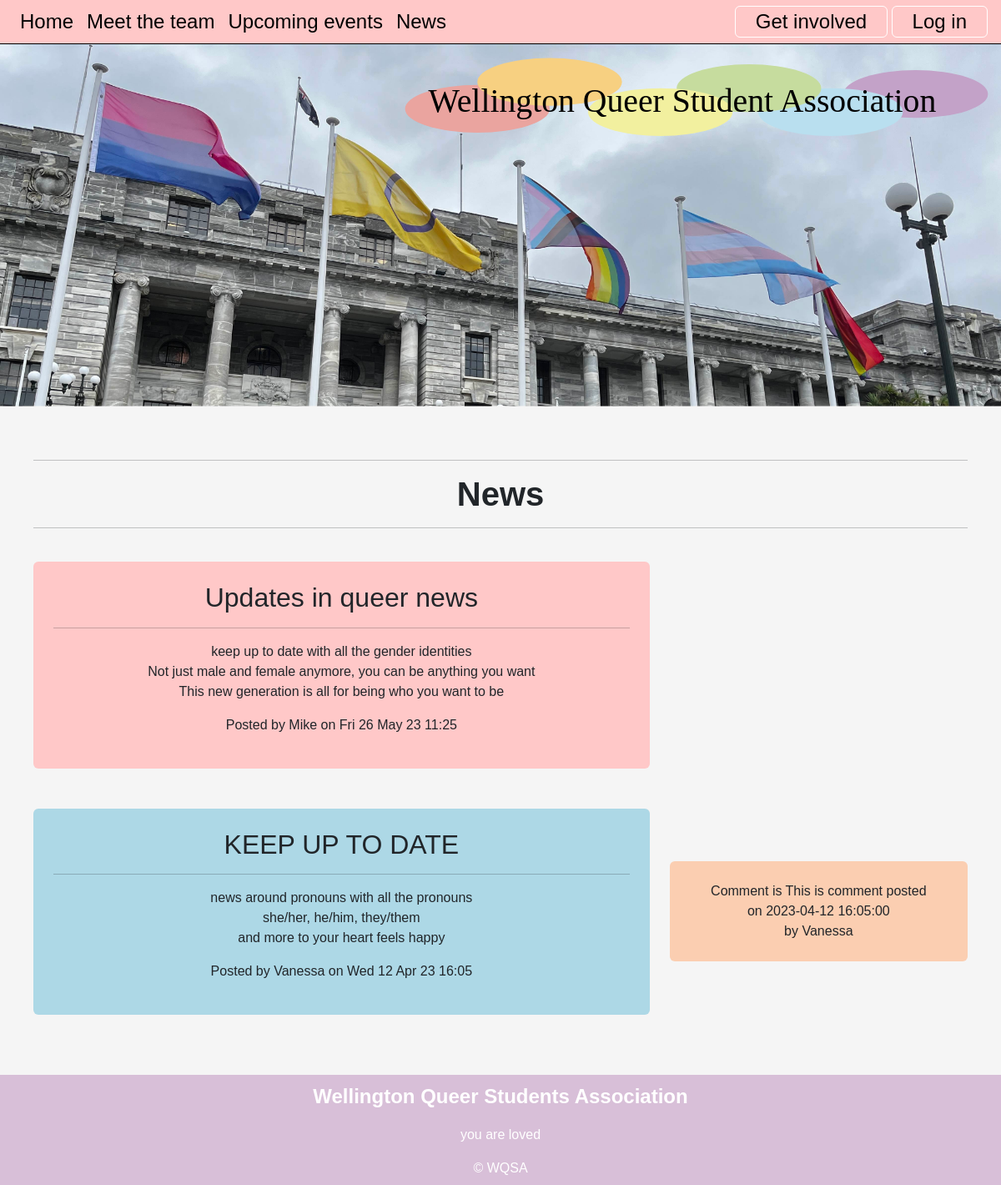
/news, run on an earlier commit of the app's database.
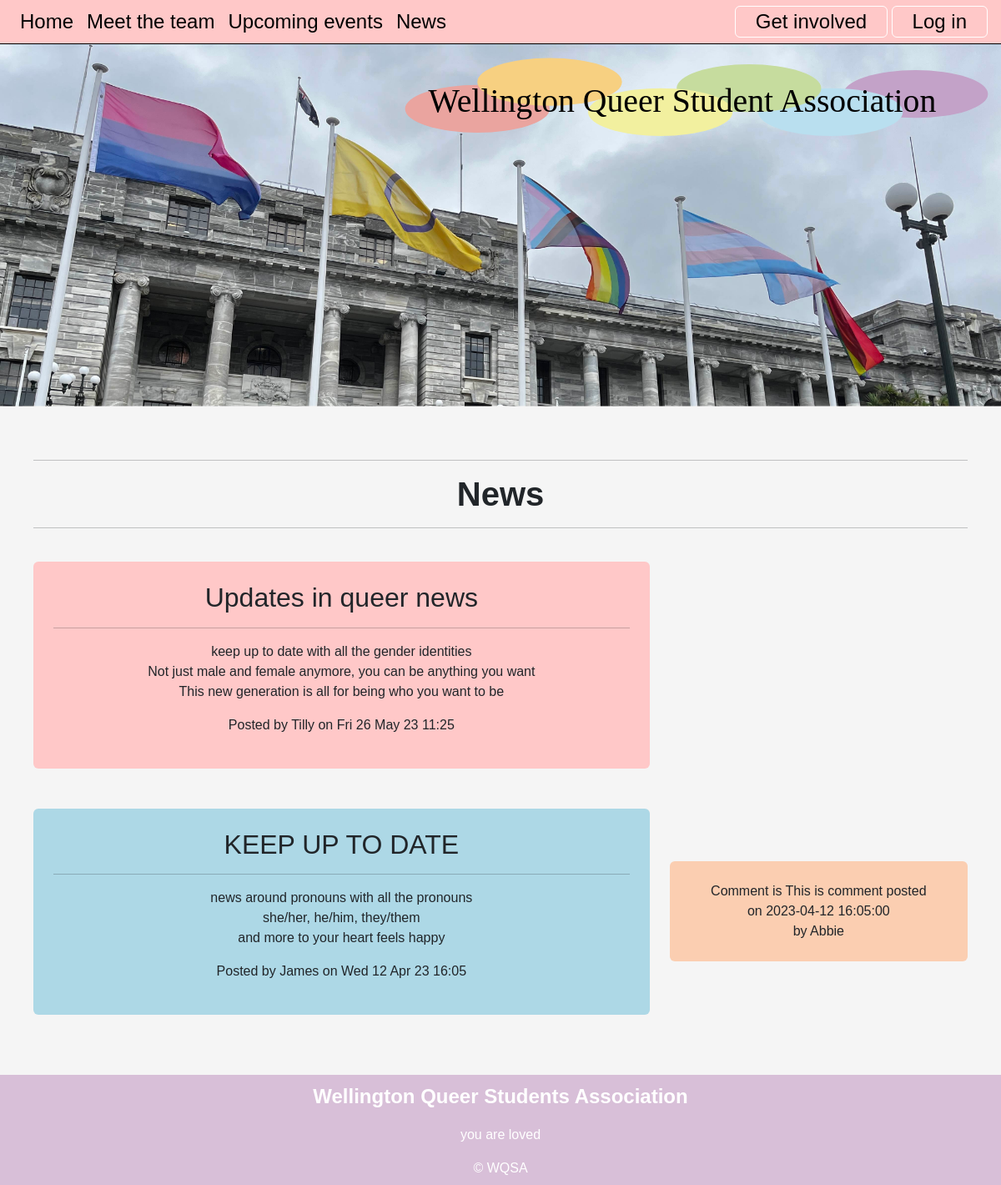
And on a later commit of the database.
### tables this page shows
CREATE TABLE news(
    news_id integer primary key autoincrement not null,
    title text not null unique,
    subtitle text not null unique,
    content text not null unique,
    newsdate date not null,
    member_id integer not null,
    foreign key(member_id) references member(member_id)
);

CREATE TABLE member(
    member_id integer primary key autoincrement not null,
    name text not null,
    email text not null unique,
    password text not null,
    authorisation integer not null
);

CREATE TABLE comments(
    comments_id integer primary key autoincrement not null,
    comments_content text not null unique,
    comments_date date not null,
    member_id integer not null,
    news_id integer not null,
    foreign key(member_id) references member(member_id),
    foreign key(news_id) references news(news_id)
);

### server.py (the view)
@app.route("/news")
def news():
    sql = """select news.news_id, news.title, news.subtitle, news.content, news.newsdate, member.name
      from news
      join member on news.member_id = member.member_id
      order by news.newsdate desc;

      """
    news = run_search_query_tuples(sql, (), db_path, True)
    print(news)
    sql = """select comments.news_id, comments.comments_content, comments.comments_date, member.name
      from comments
      join member on comments.member_id = member.member_id
      order by comments.comments_date desc;
      """
    comments = run_search_query_tuples(sql, (), db_path, True)
    print(comments)
    return render_template("news.html", news=news, comments=comments)

### db_functions.py (called while the page is built)
def run_search_query_tuples(sql_query, values_tuple, file_path, rowfactory=False):
    result = None
    try:
        db = sqlite3.connect(file_path)
        if rowfactory:
            db.row_factory = sqlite3.Row
        cursor = db.cursor()
        cursor.execute(sql_query, values_tuple)
        result = cursor.fetchall()
        cursor.close()
    except sqlite3.Error as error:
        print("Error running search query tuples: {}".format(error))
        return None
    db.close()
    if result is None:
        print("No search values were found")
    return result

### server.py (called while the page is built)
@app.template_filter()
def news_date(sqlite_dt):
    x = datetime.strptime(sqlite_dt, '%Y-%m-%d %H:%M:%S')
    return x.strftime("%a %d %b %y %H:%M")

### templates/news.html (shortened to what this page needs)
{% extends "layout.html" %}
{% block content %}
<div class="container-lg py-sm-5 py-1">
<hr> <h1>News</h1> <hr>
{% for row in news %}
    <div class="row align-items-center">
        <div class="col-lg-8">
            <div id="newsid-{{loop.index}}" class="p-4 my-4 container-sm rounded text-center">
                <h2>{{row['title']}}</h2>
                <hr>
                <div class="subtitle"> {{row['subtitle']}}</div>
                <p class="news-text"> {{row['content'] | replace("\n", "<br>") | safe}}</p>
                <div class="news-meta">Posted by {{row['name']}} on {{row['newsdate'] | news_date}}</div>
            </div>
        </div>
        <div class="col-lg-4">
            {% for comment in comments %}
                {% if row ['news_id'] == comment['news_id'] %}
                    <div id="comment-{{loop.index}}" class="p-4 my-4 container-sm rounded text-center">
                        <div class="">Comment is {{comment['comments_content']}} posted
                            <br>on {{comment['comments_date']}}
                            <br>by {{comment['name']}} </div>
                    </div>
                {% endif %}
            {% endfor %}
        </div>
    </div>
{% endfor %}
</div>
{% endblock %}

### templates/layout.html (shortened to what this page needs)
<!DOCTYPE html>
<html lang="en">
<head>
    <link href="https://cdn.jsdelivr.net/npm/bootstrap@5.2.3/dist/css/bootstrap.min.css" rel="stylesheet">
    <link rel="stylesheet" href="static/styles.css">
</head>
<body>
    <div class="container-fluid">
        <nav class="navbar navbar-expand-lg px-3 py-0 A">
            <div class="collapse navbar-collapse" id="collapsibleNavbar">
                <ul class="navbar-nav">
                    <li class="nav-item">
                        <a class="nav-link" href="{{url_for('index')}}">Home</a>
                    </li>
                    <li class="nav-item">
                        <a class="nav-link" href="{{url_for('meet_the_team')}}">Meet the team</a>
                    </li>
                    <li class="nav-item">
                        <a class="nav-link" href="{{url_for('upcoming_events')}}">Upcoming events</a>
                    </li>
                    <li class="nav-item">
                        <a class="nav-link" href="{{url_for('news')}}">News</a>
                    </li>
                </ul>
                <div class="ms-auto">
                    {% if session %}
                    <a href="{{url_for('logout')}}" class="nav-link btn btn-outline">Log out</a>
                    {% else %}
                    <a href="{{url_for('get_involved')}}" class="nav-link btn btn-outline" >Get involved</a>
                    <a href="{{url_for('login')}}" class="nav-link btn btn-outline">Log in</a>
                    {% endif %}
                </div>
            </div>
        </nav>
    </div>
    <img class="img-fluid" src="static/images_WQSA/flags_parliment_banner.svg" alt="Photo of flags outside parliemtn">
    {% block content %}
    {% endblock %}
    <footer class="container-fluid footer-content">
        <p>Wellington Queer Students Association</p>
        <p>you are loved</p>
        <div>&copy; WQSA</div>
    </footer>
</body>
</html>

### static/styles.css (style rules this page uses)
:root { --brand-green: rgb(167,209,202); --brand-paper: rgb(245, 245, 245); }
body { font-family: 'Raleway', sans-serif; font-size: 100%; background-color: var(--brand-paper); margin: 0; }
.container-fluid { border: 0px solid blue; padding: 0px; }
.container-lg { border: 4px solid pink; padding: 10px; }
h1 { font-size: 2.5em; text-align: center; font-weight: 600; margin: 0; }
.container-fluid { border: 0px solid pink; }
.container-lg { border: 0px solid pink; overflow: auto; }
.A { background-color: rgb(255, 200, 200); }
.B { background-color: rgb(251, 206, 177); }
.E { background-color: rgb(173,216,230); }
.row { border: 0px solid blue; }
.footer-content { background-color: rgb(216,191,216); text-align: center; padding: 0.5em 0 0.5em 0; color: white; }
.footer-content p:first-child { font-weight: 600; font-size: 1.5em; }
.navbar { --brand-green-pale: rgb(223, 237, 224); background-color: rgb(255, 200, 200); border-bottom: 1px solid black; }
.nav-link { font-size: 1.5em; color: black; }
.btn-outline { border: 1px solid white; padding: 0 1em; }
nav .btn-outline { display: inline-block; }

What changed in the data, as far as the page shows it:
changed news "Updates in queer news": name "Mike" → "Tilly"
changed news "KEEP UP TO DATE": name "Vanessa" → "James"
changed comments "This is comment": name "Vanessa" → "Abbie"
